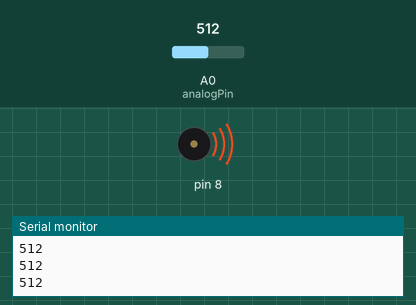
Recording of a sketch running on a simulated Arduino Uno, built with avr-gcc and run on an emulated ATmega328P. Shown: buzzer (waves = sounding), the last lines printed to the serial monitor. The test bench sets the inputs (shaded band); at power-on: A0 (analogPin) = 512.

Above: at 1.2 s.
1.3 s: A0 (analogPin) set to 0
At 1.3 s:
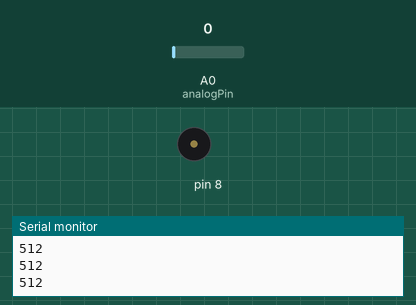
2.8 s: A0 (analogPin) set to 122
At 3.32 s:
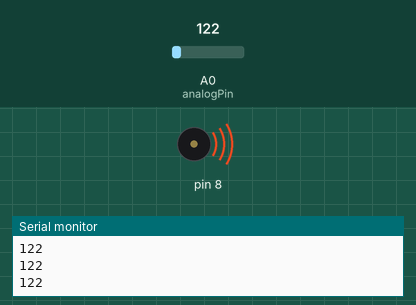
Timing chart, 0 to 11.8 s (numbered marks = the images above; inputs shaded):
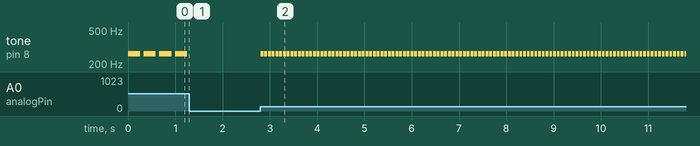

The sketch:

Distance.ino
```cpp
int analogPin = A0;
int value, pause;
void setup() {
  // put your setup code here, to run once:
  Serial.begin(9600);
  pinMode(8, OUTPUT);
}

void loop() {
  // put your main code here, to run repeatedly:
  value =  analogRead(analogPin);
  pause = value/2;
  Serial.println(value);
  tone(8, 262, pause);
  delay(1.3*pause);
  noTone(8);
}
```

Measured:
- after the input at 1.3 s, tone on pin 8: stops changing and stays silent
- after the input at 2.8 s, tone on pin 8: alternates 262 Hz for 0.06 s and silent for 0.02 s, starting at once
- by itself, tone on pin 8: alternates 262 Hz for 0.26 s and silent for 0.08 s
